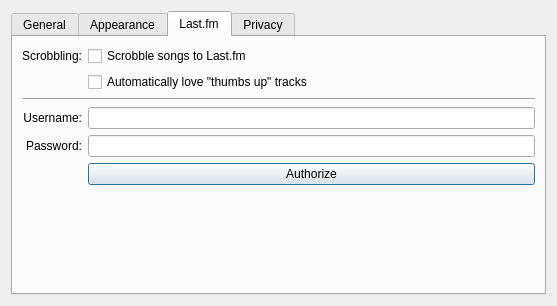
<?xml version="1.0" encoding="UTF-8"?>
<ui version="4.0">
 <class>Settings</class>
 <widget class="QDialog" name="Settings">
  <property name="geometry">
   <rect>
    <x>0</x>
    <y>0</y>
    <width>557</width>
    <height>306</height>
   </rect>
  </property>
  <property name="windowTitle">
   <string>GDeskTunes Settings</string>
  </property>
  <property name="layoutDirection">
   <enum>Qt::LeftToRight</enum>
  </property>
  <property name="sizeGripEnabled">
   <bool>false</bool>
  </property>
  <layout class="QVBoxLayout" name="verticalLayout">
   <item>
    <widget class="QTabWidget" name="tabWidget">
     <property name="contextMenuPolicy">
      <enum>Qt::NoContextMenu</enum>
     </property>
     <property name="layoutDirection">
      <enum>Qt::LeftToRight</enum>
     </property>
     <property name="tabPosition">
      <enum>QTabWidget::North</enum>
     </property>
     <property name="tabShape">
      <enum>QTabWidget::Rounded</enum>
     </property>
     <property name="currentIndex">
      <number>2</number>
     </property>
     <property name="iconSize">
      <size>
       <width>32</width>
       <height>32</height>
      </size>
     </property>
     <property name="usesScrollButtons">
      <bool>false</bool>
     </property>
     <property name="tabsClosable">
      <bool>false</bool>
     </property>
     <widget class="QWidget" name="general_tab">
      <attribute name="icon">
       <iconset resource="gdesktunes.qrc">
        <normaloff>:/icons/32x32/preferences-other.png</normaloff>:/icons/32x32/preferences-other.png</iconset>
      </attribute>
      <attribute name="title">
       <string>General</string>
      </attribute>
      <layout class="QFormLayout" name="formLayout">
       <item row="0" column="0">
        <widget class="QCheckBox" name="mini_on_top">
         <property name="layoutDirection">
          <enum>Qt::LeftToRight</enum>
         </property>
         <property name="text">
          <string>Mini player on top</string>
         </property>
        </widget>
       </item>
      </layout>
     </widget>
     <widget class="QWidget" name="appearance_tab">
      <attribute name="icon">
       <iconset resource="gdesktunes.qrc">
        <normaloff>:/icons/32x32/preferences-desktop-color.png</normaloff>:/icons/32x32/preferences-desktop-color.png</iconset>
      </attribute>
      <attribute name="title">
       <string>Appearance</string>
      </attribute>
      <layout class="QFormLayout" name="formLayout_2">
       <property name="fieldGrowthPolicy">
        <enum>QFormLayout::FieldsStayAtSizeHint</enum>
       </property>
       <property name="labelAlignment">
        <set>Qt::AlignRight|Qt::AlignTrailing|Qt::AlignVCenter</set>
       </property>
       <item row="0" column="0">
        <widget class="QCheckBox" name="customize">
         <property name="text">
          <string>Customize GDeskTunes</string>
         </property>
        </widget>
       </item>
       <item row="3" column="0" colspan="2">
        <widget class="QLabel" name="customize_info">
         <property name="styleSheet">
          <string notr="true">QLabel { color: gray }</string>
         </property>
         <property name="text">
          <string>GDeskTunes uses the stylesheets in the userstyles directory to change the appearance of the Google Play Music™ website. You can switch to another style with this selection box.</string>
         </property>
         <property name="alignment">
          <set>Qt::AlignRight|Qt::AlignTrailing|Qt::AlignVCenter</set>
         </property>
         <property name="wordWrap">
          <bool>true</bool>
         </property>
        </widget>
       </item>
       <item row="1" column="0">
        <widget class="QLabel" name="style_label">
         <property name="layoutDirection">
          <enum>Qt::LeftToRight</enum>
         </property>
         <property name="text">
          <string>Style</string>
         </property>
        </widget>
       </item>
       <item row="1" column="1">
        <widget class="QComboBox" name="style_combo"/>
       </item>
       <item row="4" column="0">
        <widget class="QLabel" name="mini_style_label">
         <property name="text">
          <string>Mini player style</string>
         </property>
        </widget>
       </item>
       <item row="4" column="1">
        <widget class="QComboBox" name="mini_style_combo"/>
       </item>
      </layout>
     </widget>
     <widget class="QWidget" name="lastfm_tab">
      <attribute name="icon">
       <iconset resource="gdesktunes.qrc">
        <normaloff>:/icons/32x32/lastfm.png</normaloff>:/icons/32x32/lastfm.png</iconset>
      </attribute>
      <attribute name="title">
       <string>Last.fm</string>
      </attribute>
      <layout class="QGridLayout" name="gridLayout">
       <item row="5" column="0">
        <widget class="QLabel" name="lastfm_password">
         <property name="text">
          <string>Password:</string>
         </property>
         <property name="alignment">
          <set>Qt::AlignRight|Qt::AlignTrailing|Qt::AlignVCenter</set>
         </property>
        </widget>
       </item>
       <item row="0" column="1">
        <widget class="QCheckBox" name="scrobble">
         <property name="text">
          <string>Scrobble songs to Last.fm</string>
         </property>
        </widget>
       </item>
       <item row="2" column="0" colspan="2">
        <widget class="Line" name="line">
         <property name="orientation">
          <enum>Qt::Horizontal</enum>
         </property>
        </widget>
       </item>
       <item row="1" column="1">
        <widget class="QCheckBox" name="auto_love">
         <property name="text">
          <string>Automatically love &quot;thumbs up&quot; tracks</string>
         </property>
        </widget>
       </item>
       <item row="5" column="1">
        <widget class="QLineEdit" name="last_fm_password_text">
         <property name="echoMode">
          <enum>QLineEdit::Password</enum>
         </property>
        </widget>
       </item>
       <item row="4" column="1">
        <widget class="QLineEdit" name="last_fm_user_name_text"/>
       </item>
       <item row="0" column="0">
        <widget class="QLabel" name="scrobbling_label">
         <property name="layoutDirection">
          <enum>Qt::LeftToRight</enum>
         </property>
         <property name="text">
          <string>Scrobbling:</string>
         </property>
         <property name="alignment">
          <set>Qt::AlignRight|Qt::AlignTrailing|Qt::AlignVCenter</set>
         </property>
        </widget>
       </item>
       <item row="4" column="0">
        <widget class="QLabel" name="lastfm_username">
         <property name="text">
          <string>Username:</string>
         </property>
         <property name="alignment">
          <set>Qt::AlignRight|Qt::AlignTrailing|Qt::AlignVCenter</set>
         </property>
        </widget>
       </item>
       <item row="7" column="0" colspan="2">
        <spacer name="verticalSpacer">
         <property name="orientation">
          <enum>Qt::Vertical</enum>
         </property>
         <property name="sizeHint" stdset="0">
          <size>
           <width>20</width>
           <height>40</height>
          </size>
         </property>
        </spacer>
       </item>
       <item row="6" column="1">
        <widget class="QPushButton" name="authorize">
         <property name="text">
          <string>Authorize</string>
         </property>
        </widget>
       </item>
      </layout>
     </widget>
     <widget class="QWidget" name="privacy_tab">
      <attribute name="icon">
       <iconset resource="gdesktunes.qrc">
        <normaloff>:/icons/32x32/preferences-desktop-user-password.png</normaloff>:/icons/32x32/preferences-desktop-user-password.png</iconset>
      </attribute>
      <attribute name="title">
       <string>Privacy</string>
      </attribute>
      <layout class="QFormLayout" name="formLayout_3">
       <item row="1" column="0">
        <widget class="QCheckBox" name="cookies">
         <property name="text">
          <string>Don't save GDeskTunes cookies</string>
         </property>
        </widget>
       </item>
       <item row="3" column="0">
        <widget class="QPushButton" name="clear">
         <property name="text">
          <string>Remove all stored cookies</string>
         </property>
        </widget>
       </item>
       <item row="2" column="0" colspan="2">
        <widget class="QLabel" name="cookies_info">
         <property name="styleSheet">
          <string notr="true">QLabel { color: gray }</string>
         </property>
         <property name="text">
          <string>Enabling this preference will require you to log in every time you open GDeskTunes.</string>
         </property>
         <property name="alignment">
          <set>Qt::AlignRight|Qt::AlignTrailing|Qt::AlignVCenter</set>
         </property>
         <property name="wordWrap">
          <bool>true</bool>
         </property>
        </widget>
       </item>
       <item row="4" column="0" colspan="2">
        <widget class="QLabel" name="clear_info">
         <property name="styleSheet">
          <string notr="true">QLabel { color: gray }</string>
         </property>
         <property name="text">
          <string>This will clear all cookies stored by GDeskTunes and force a log in.</string>
         </property>
         <property name="alignment">
          <set>Qt::AlignRight|Qt::AlignTrailing|Qt::AlignVCenter</set>
         </property>
         <property name="wordWrap">
          <bool>true</bool>
         </property>
        </widget>
       </item>
      </layout>
     </widget>
    </widget>
   </item>
  </layout>
 </widget>
 <tabstops>
  <tabstop>last_fm_user_name_text</tabstop>
  <tabstop>last_fm_password_text</tabstop>
  <tabstop>authorize</tabstop>
  <tabstop>scrobble</tabstop>
  <tabstop>auto_love</tabstop>
  <tabstop>tabWidget</tabstop>
  <tabstop>customize</tabstop>
  <tabstop>clear</tabstop>
  <tabstop>style_combo</tabstop>
  <tabstop>cookies</tabstop>
  <tabstop>mini_style_combo</tabstop>
  <tabstop>mini_on_top</tabstop>
 </tabstops>
 <resources>
  <include location="gdesktunes.qrc"/>
 </resources>
 <connections>
  <connection>
   <sender>cookies</sender>
   <signal>toggled(bool)</signal>
   <receiver>Settings</receiver>
   <slot>doNotSaveCookies(bool)</slot>
   <hints>
    <hint type="sourcelabel">
     <x>43</x>
     <y>66</y>
    </hint>
    <hint type="destinationlabel">
     <x>482</x>
     <y>75</y>
    </hint>
   </hints>
  </connection>
  <connection>
   <sender>mini_on_top</sender>
   <signal>toggled(bool)</signal>
   <receiver>Settings</receiver>
   <slot>miniPlayerOnTop(bool)</slot>
   <hints>
    <hint type="sourcelabel">
     <x>185</x>
     <y>61</y>
    </hint>
    <hint type="destinationlabel">
     <x>92</x>
     <y>97</y>
    </hint>
   </hints>
  </connection>
  <connection>
   <sender>mini_style_combo</sender>
   <signal>currentIndexChanged(QString)</signal>
   <receiver>Settings</receiver>
   <slot>miniStyle(QString)</slot>
   <hints>
    <hint type="sourcelabel">
     <x>259</x>
     <y>176</y>
    </hint>
    <hint type="destinationlabel">
     <x>482</x>
     <y>215</y>
    </hint>
   </hints>
  </connection>
  <connection>
   <sender>customize</sender>
   <signal>toggled(bool)</signal>
   <receiver>Settings</receiver>
   <slot>customize(bool)</slot>
   <hints>
    <hint type="sourcelabel">
     <x>43</x>
     <y>57</y>
    </hint>
    <hint type="destinationlabel">
     <x>0</x>
     <y>58</y>
    </hint>
   </hints>
  </connection>
  <connection>
   <sender>clear</sender>
   <signal>clicked()</signal>
   <receiver>Settings</receiver>
   <slot>clearCookies()</slot>
   <hints>
    <hint type="sourcelabel">
     <x>57</x>
     <y>139</y>
    </hint>
    <hint type="destinationlabel">
     <x>208</x>
     <y>268</y>
    </hint>
   </hints>
  </connection>
  <connection>
   <sender>style_combo</sender>
   <signal>currentIndexChanged(QString)</signal>
   <receiver>Settings</receiver>
   <slot>style(QString)</slot>
   <hints>
    <hint type="sourcelabel">
     <x>259</x>
     <y>80</y>
    </hint>
    <hint type="destinationlabel">
     <x>339</x>
     <y>23</y>
    </hint>
   </hints>
  </connection>
  <connection>
   <sender>authorize</sender>
   <signal>clicked()</signal>
   <receiver>Settings</receiver>
   <slot>authorize()</slot>
   <hints>
    <hint type="sourcelabel">
     <x>342</x>
     <y>199</y>
    </hint>
    <hint type="destinationlabel">
     <x>344</x>
     <y>328</y>
    </hint>
   </hints>
  </connection>
 </connections>
 <slots>
  <slot>miniPlayerOnTop(bool)</slot>
  <slot>style(QString)</slot>
  <slot>clearCookies()</slot>
  <slot>doNotSaveCookies(bool)</slot>
  <slot>customize(bool)</slot>
  <slot>miniStyle(QString)</slot>
  <slot>authorize()</slot>
 </slots>
</ui>
